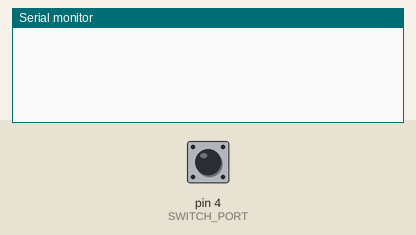
This sketch was run on a simulated Arduino Uno, built with avr-gcc and run on an emulated ATmega328P. Parts: the last lines printed to the serial monitor. Inputs (shaded band) come from the test bench; at power-on: pin 4 (SWITCH_PORT) LOW.

Above: at 1.2 s.
1.3 s: pin 4 (SWITCH_PORT) pulled HIGH for 0.15 s
At 1.43 s:
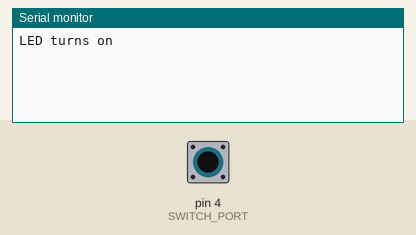
At 2.3 s:
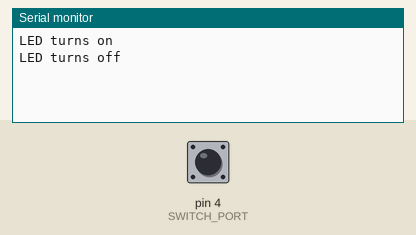

The sketch:

switchTest.ino
```cpp
#define SWITCH_PORT 4

boolean switchValueBefore = false;

void setup() {
  Serial.begin(115200);
  // put your setup code here, to run once:
  pinMode(SWITCH_PORT, INPUT );
}

void loop() {
  delay(10);
  // put your main code here, to run repeatedly:
  boolean switchValue = digitalRead(SWITCH_PORT);
  if (switchValue != switchValueBefore)
  {
    if (switchValue)
      Serial.println("LED turns on");
    else
      Serial.println("LED turns off");
  }
  switchValueBefore = switchValue;
}
```

Measured:
- after the input at 1.3 s, the serial monitor: prints a new line at once (image 1)
